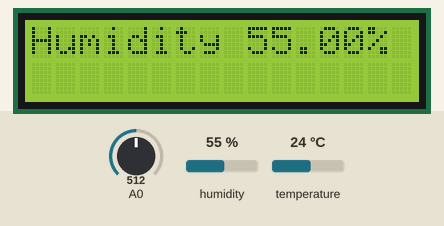
Recording of a sketch running on a simulated ESP8266 (NodeMCU). Shown: 16×2 character LCD. The inputs (shaded band) are chosen by the test bench; at power-on: A0 = 512, humidity 55 %, temperature 24 °C. WiFi joins after 1.5 s; servers stay silent unless stated; what the sketch prints to the serial monitor is not drawn.

Above: at 4.0 s.
4.1 s: A0 set to 312
At 8.8 s:
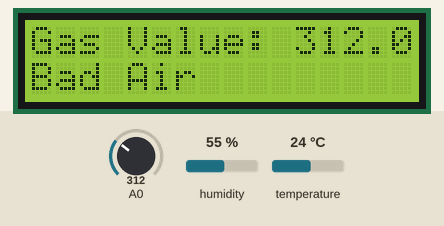
10.5 s: A0 set to 292
At 15.0 s:
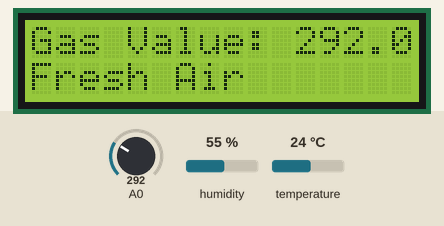
18.3 s: humidity set to 22 %
At 20.2 s:
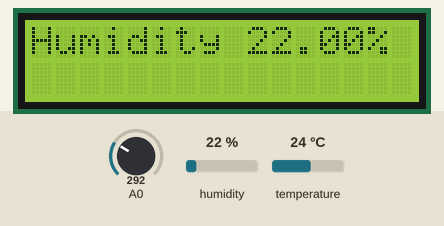
20.9 s: A0 set to 306
At 24.3 s:
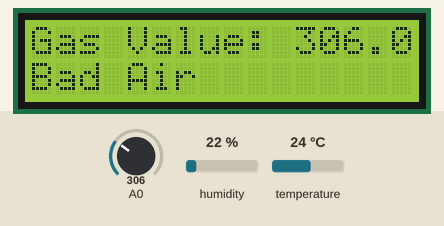
28.7 s: temperature set to 12 °C
At 31.6 s:
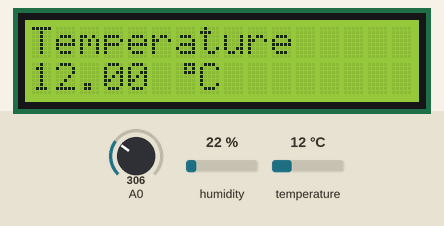
32.3 s: humidity set to 40 %
At 35.7 s:
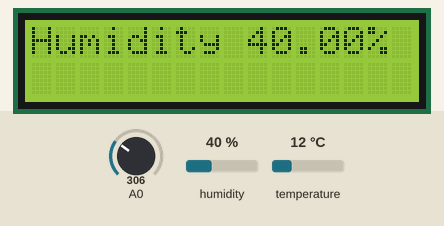
Timing chart, 0 to 37.2 s (numbered marks = the images above; inputs shaded):
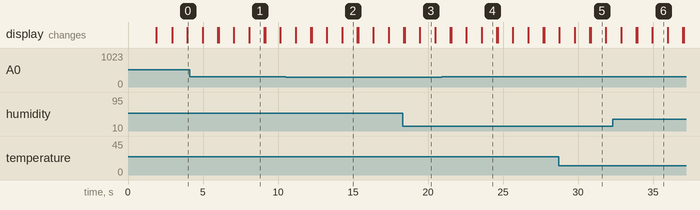

Measured:
- the behaviour switches between 301 and 300 on A0 (found by bisection; images 1 and 2)
- after the input at 10.5 s, the display: first differs from a run without the input after 3.8 s (image 2)
- after the input at 20.9 s, the display: first differs from a run without the input after 2.7 s (image 4)
- what the display in image 1 shows lasts 1.0 s, from 8.1 s to 9.1 s

The sketch:

Air_Monitor_System.ino
```cpp
#define BLYNK_TEMPLATE_ID "TMPLTijQwpoW"
#define BLYNK_TEMPLATE_NAME "Air Monitoring System"
#define BLYNK_AUTH_TOKEN "vjGxEroYOh3Mr30-YCOIiGMx6FtpVGz-"

#define BLYNK_PRINT Serial
#include <ESP8266WiFi.h>
#include <BlynkSimpleEsp8266.h>
#include <DHT.h>
#include <LiquidCrystal_I2C.h>
LiquidCrystal_I2C lcd(0x27, 16, 2);

byte degree_symbol[8] = {
  0b00111,
  0b00101,
  0b00111,
  0b00000,
  0b00000,
  0b00000,
  0b00000,
  0b00000
};

char auth[] = BLYNK_AUTH_TOKEN;
char ssid[] = "OnePlus 9R";
char pass[] = "umar1234";

#define DHTPIN 2
#define DHTTYPE DHT11
DHT dht(DHTPIN, DHTTYPE);
BlynkTimer timer;

void sendSensor() {
  float t = dht.readTemperature();
  float h = dht.readHumidity();
  float g = analogRead(A0);

  if (isnan(t) || isnan(h)) {
    Serial.println("Failed to read from DHT sensor!");
    return;
  }

  if (isnan(g)) {
    Serial.println("Failed to read from Gas sensor!");
    return;
  }

  Blynk.virtualWrite(V0, t);
  Blynk.virtualWrite(V1, h);
  Blynk.virtualWrite(V2, g);

  Serial.print("Temperature : ");
  Serial.println(t);
  Serial.print("Humidity : ");
  Serial.println(h);
  Serial.print("Gas Value: ");
  Serial.println(g);
}

void setup() {
  Serial.begin(115200);
  Blynk.begin(auth, ssid, pass);
  dht.begin();
  timer.setInterval(1000L, sendSensor);

  lcd.begin();
  lcd.backlight();
  lcd.clear();
  lcd.setCursor(3, 0);
  lcd.print("Air Quality");
  lcd.setCursor(3, 1);
  lcd.print("Monitoring");
  delay(1000);
  lcd.clear();
}

void loop() {
  Blynk.run();
  timer.run();

  float t = dht.readTemperature();
  float h = dht.readHumidity();
  float g = analogRead(A0);

  lcd.setCursor(0, 0);
  lcd.print("Temperature ");
  lcd.setCursor(0, 1);
  lcd.print(t);
  lcd.setCursor(6, 1);
  lcd.write(1);
  lcd.createChar(1, degree_symbol);
  lcd.setCursor(7, 1);
  lcd.print("C");
  delay(1000);

  lcd.clear();
  lcd.setCursor(0, 0);
  lcd.print("Humidity ");
  lcd.print(h);
  lcd.print("%");
  delay(1000);

  if (g <= 300) {
    lcd.clear();
    lcd.setCursor(0, 0);
    lcd.print("Gas Value: ");
    lcd.print(g);
    lcd.setCursor(0, 1);
    lcd.print("Fresh Air");
    Serial.println("Fresh Air");
    delay(1000);
    lcd.clear();
  } else if (g > 300) {
    lcd.clear();
    lcd.setCursor(0, 0);
    lcd.print("Gas Value: ");
    lcd.print(g);
    lcd.setCursor(0, 1);
    lcd.print("Bad Air");
    Serial.println("Bad Air");
    delay(1000);
    lcd.clear();
  }

  if (g > 300) {
    Blynk.logEvent("pollution_alert", "Bad Air");
  }
}
```
